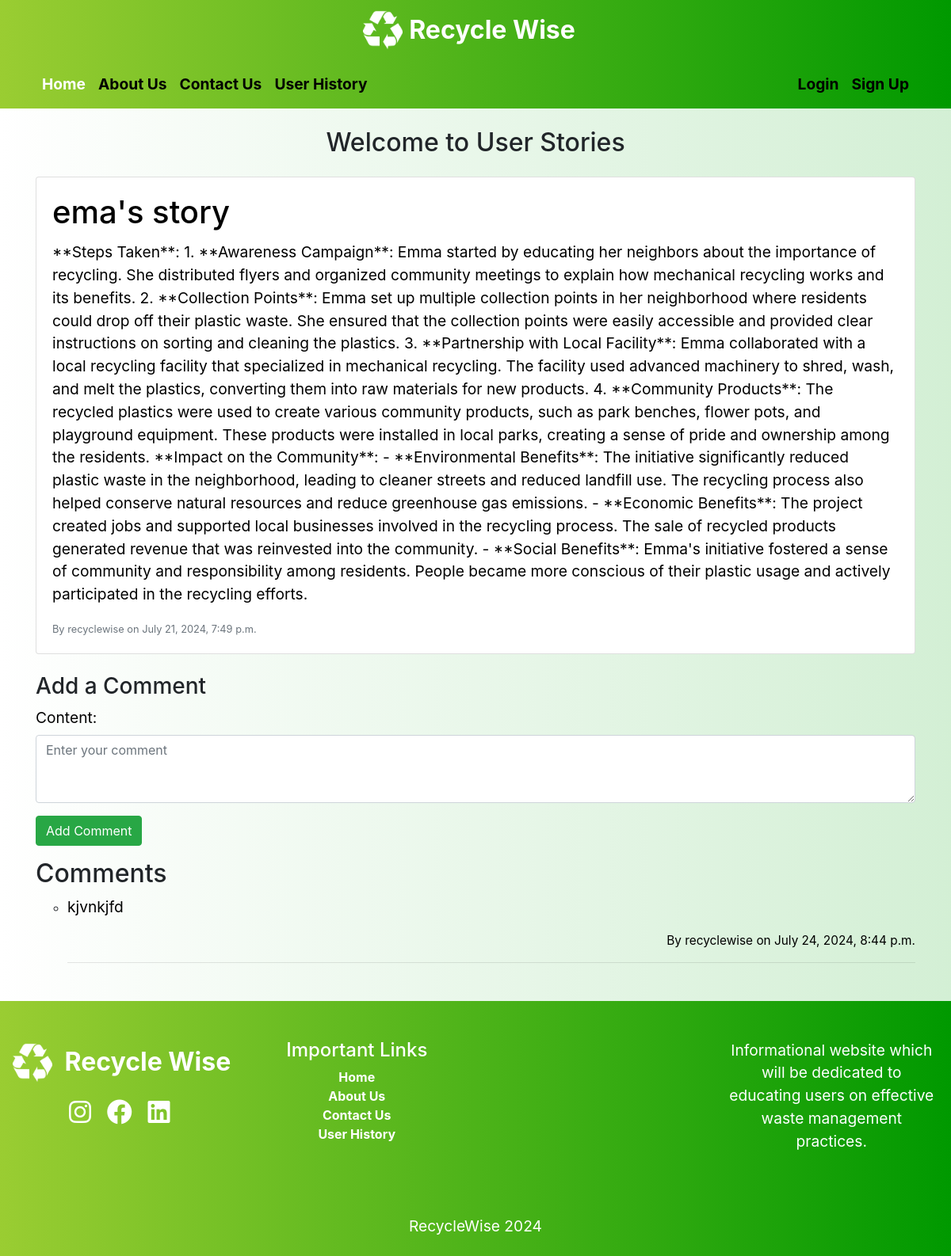
Screenshot of /community_engagement/user-stories/2/ with the database file from the repository.
### community_engagement/models.py (models this page shows, shortened)
class UserStory(models.Model):
    title = models.CharField(max_length=255)
    content = models.TextField()
    created_by = models.ForeignKey(User, on_delete=models.CASCADE)
    created_at = models.DateTimeField(auto_now_add=True)
    category = models.ForeignKey(Category, on_delete=models.SET_NULL, null=True, blank=True)
    likes = models.ManyToManyField(User, related_name='liked_stories', blank=True)
    dislikes = models.ManyToManyField(User, related_name='disliked_stories', blank=True)

class StoryComment(models.Model):
    story = models.ForeignKey(UserStory, on_delete=models.CASCADE, related_name='comments')
    content = models.TextField()
    created_by = models.ForeignKey(User, on_delete=models.CASCADE)
    created_at = models.DateTimeField(auto_now_add=True)

### community_engagement/views.py (the view)
# urls.py: path('user-stories/<int:pk>/', views.UserStoryDetailView, name='user_story_detail'),
def UserStoryDetailView(request, pk):
    story = get_object_or_404(UserStory, pk=pk)
    comments = story.comments.all()
    if request.method == 'POST':
        form = StoryCommentForm(request.POST)
        if form.is_valid():
            comment = form.save(commit=False)
            comment.story = story
            comment.created_by = request.user
            comment.save()
            return redirect('user_story_detail', pk=story.pk)
        else:
            messages.error(request, 'Error adding comment. Please correct the form errors.')
    else:
        form = StoryCommentForm()
    return render(request, 'community_engagement/user_story_detail.html', {'story': story, 'comments': comments, 'form': form})

### community_engagement/forms.py
class StoryCommentForm(forms.ModelForm):
    class Meta:
        model = StoryComment
        fields = ['content']
        widgets = {
            'content': forms.Textarea(attrs={'class': 'form-control', 'rows': 3, 'placeholder': 'Enter your comment'}),
        }

### templates/community_engagement/user_story_detail.html (shortened to what this page needs)
{% extends 'base.html' %}
{% block content %}
    <div class="py-4"><h2 class="wow animate__animated animate__slideInUp" data-wow-duration="1s" style="text-align: center">Welcome to User Stories</h2>
<main class="container mt-4">
    <div class="card mb-4 wow animate__animated animate__zoomIn" data-wow-duration="1s">
        <div class="card-body">
            <h1 class="card-title">{{ story.title }}</h1>
            <p class="card-text">{{ story.content }}</p>
            <small class="text-muted">By {{ story.created_by.username }} on {{ story.created_at }}</small>
        </div>
    </div>
    <section class="wow animate__animated animate__slideInUp" data-wow-duration="1s">
        <h3>Add a Comment</h3>
        <form method="post">
            {{ form.as_p }}
            <button type="submit" class="btn btn-success">Add Comment</button>
        </form>
        <h2 class="mt-3">Comments</h2>
        <ul class="mb-4">
            {% for comment in story.comments.all %}
                <li style="list-style-type: circle">
                    <p>{{ comment.content }}</p>
                    <small class="text-muted"><p class="text-right">By {{ comment.created_by.username }} on {{ comment.created_at }}</p></small>
                </li>
                <hr style="color: #3333">
            {% endfor %}
        </ul>
    </section>
</main>
    </div>
{% endblock %}

### static/css/base.css (style rules this page uses)
h1 { color: #000; font-size: 2.5em; }
p { color: #000; font-size: 1.2em; }
.wow { visibility: hidden; }

### rows the page displays
UserStory: title "ema's story", content "**Steps Taken**: 1. **Awareness Campaign**: Emma started by educating her neighbors about the importance of recycling. She distributed flyers and organized community meetings to explain how mechanical recycling works and its benefits. 2. **Collection Points**: Emma set up multiple collection points in her neighborhood where residents could drop off their plastic waste. She ensured that the collection points were easily accessible and provided clear instructions on sorting and cleaning the plastics. 3. **Partnership with Local Facility**: Emma collaborated with a local recycling facility that specialized in mechanical recycling. The facility used advanced machinery to shred, wash, and melt…", created_by.username "recyclewise", created_at "July 21, 2024, 7:49 p.m."
StoryComment: content "kjvnkjfd", created_by.username "recyclewise", created_at "July 24, 2024, 8:44 p.m."
